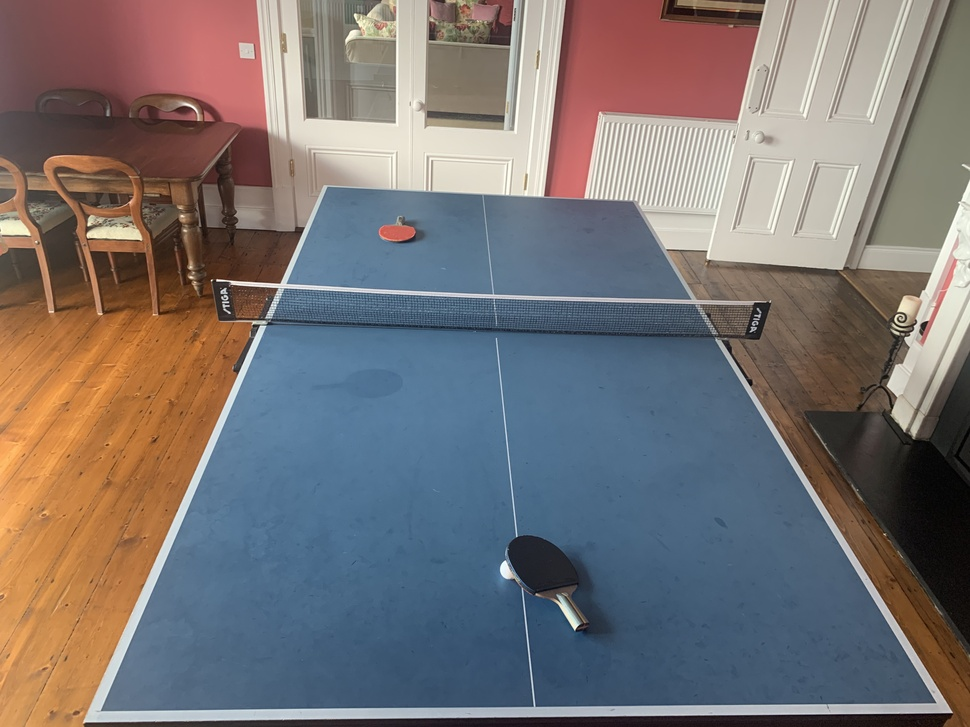
#> input picture python_vision_practise/Table4.jpg, 970 x 727 px, shrunk from 4032 x 3024 before the run
$ python corner_detection.py
#> lines starting #> are read from the running program, lines starting #| are printed output that depends on the picture; after the words box and inside, x2 and y2 are one past the last pixel; in counts of white or black regions, pixels touching at a corner belong together
import cv2
import numpy as np

def find_table_corners(image_path):
    # Load the image
#> called with image_path = 'Table4.jpg'
    image = cv2.imread(image_path)
#> image is the input picture: shape (727, 970, 3); mean B, G, R 114.8, 114.9, 120.7

    # Convert the image to grayscale
    gray = cv2.cvtColor(image, cv2.COLOR_BGR2GRAY)
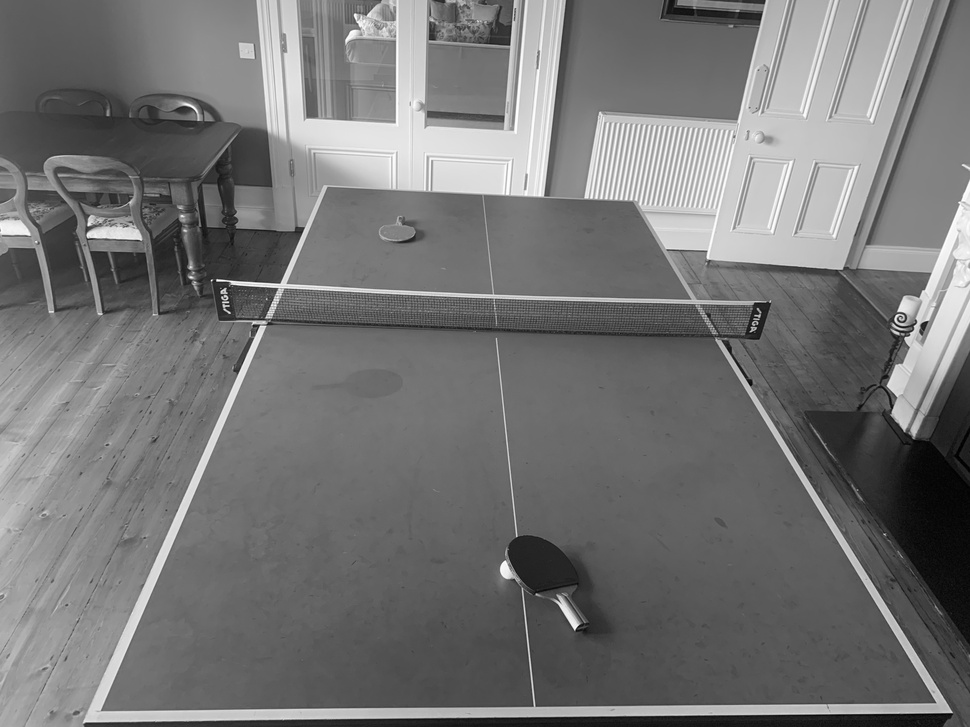
#> gray: shape (727, 970); min 0, max 254, mean 116.6

    # Apply Gaussian blur to reduce noise
    blurred = cv2.GaussianBlur(gray, (5, 5), 0)

    # Detect edges using the Canny edge detector
    edges = cv2.Canny(blurred, 50, 150)
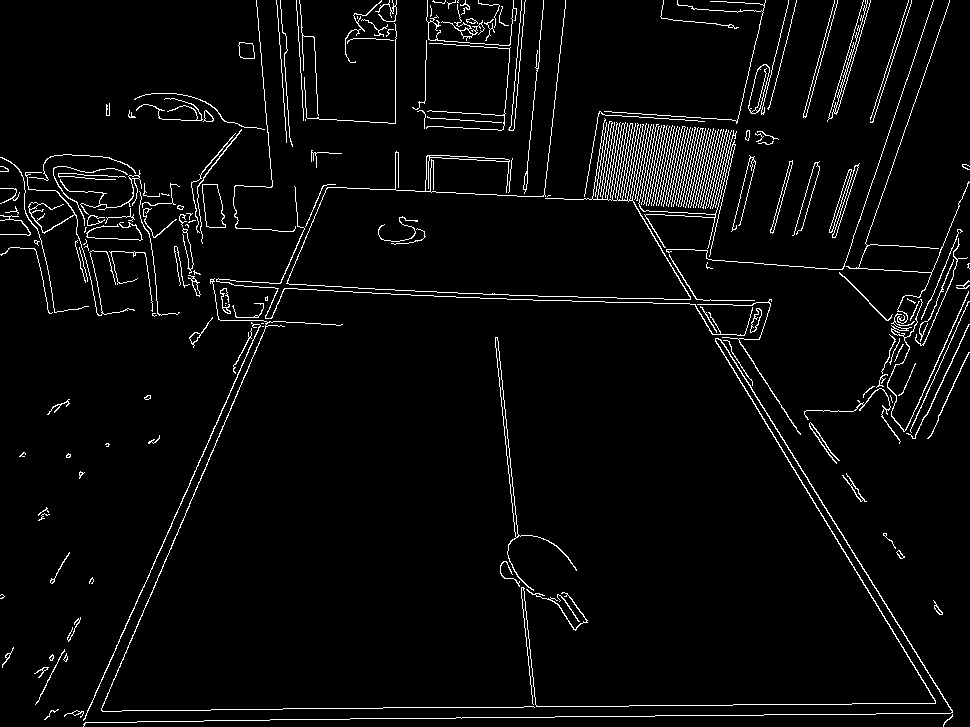
#> edges: shape (727, 970); 3.9% white in thin lines or dots

    # Find contours in the edge-detected image
    contours, _ = cv2.findContours(edges, cv2.RETR_EXTERNAL, cv2.CHAIN_APPROX_SIMPLE)
#> contours = 209 contours, 152 with area under 20; largest, box (x1, y1, x2, y2) and area: (202, 184, 226, 228) 734, (495, 337, 577, 591) 596, (748, 64, 770, 114) 560, (83, 338, 953, 727) 451, (286, 0, 691, 300) 282

    # Iterate through the contours and find the one with 4 corners (a rectangle)
    for contour in contours:
        epsilon = 0.04 * cv2.arcLength(contour, True)
        approx = cv2.approxPolyDP(contour, epsilon, True)

        if len(approx) == 4:
            table_corners = approx
            break
#> this loop made 6 passes
#> (epsilon, table_corners) on pass 6: (0.796, [[66, 653], [63, 659], [65, 661], [67, 659]])
#> epsilon on passes 2 to 5: 2.42, 1.69, 2.08, 0.659

    # Draw the detected rectangle on the original image
    cv2.drawContours(image, [table_corners], -1, (0, 255, 0), 2)
#> image: shape (727, 970, 3); 0.01% of pixels changed, all inside (x1, y1, x2, y2) = (62, 652, 69, 663)

    # Extract and print the coordinates of the table corners
    for point in table_corners:
        x, y = point[0]
        print(f"Corner at ({x}, {y})")
#> this loop made 4 passes
#> (x, y) on passes 1 to 4: (66, 653), (63, 659), (65, 661), (67, 659)
#| Corner at (66, 653)
#| Corner at (63, 659)
#| Corner at (65, 661)
#| Corner at (67, 659)

    # Display the image with the detected table corners
    cv2.imshow("Table Corners", image)
    cv2.waitKey(0)
    cv2.destroyAllWindows()

# Specify the path to your image
image_path = "Table4.jpg"

# Call the function to find and print the table corners
find_table_corners(image_path)
